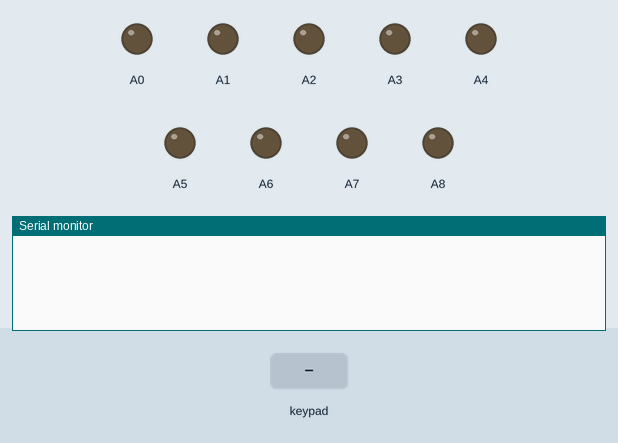
Simulated run of this sketch. Board: Arduino Mega 2560, built with avr-gcc and run on an emulated ATmega2560. Shown: output pins drawn as LEDs (lit = HIGH), the last lines printed to the serial monitor. The inputs (shaded band) are chosen by the test bench.

Above: at 1.2 s.
1.3 s: key '1' pressed
At 1.7 s:
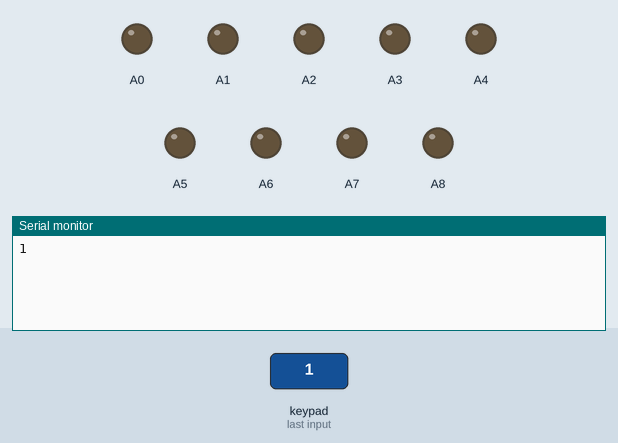
2.8 s: keypad keys 5 4 3 2 # pressed 0.4 s apart
At 5.4 s:
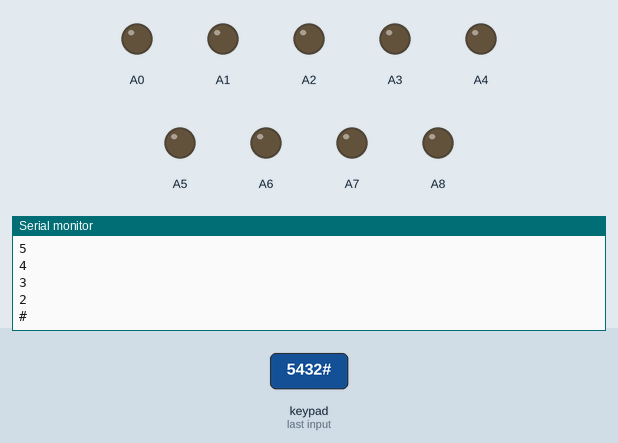
6.3 s: key '*' pressed
At 6.8 s:
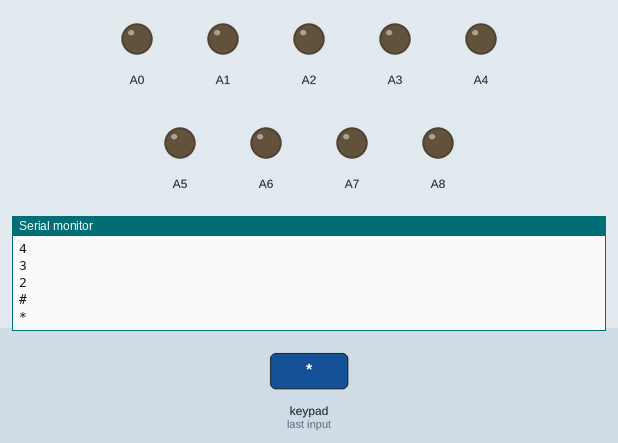
Timing chart, 0 to 9.3 s (numbered marks = the images above; inputs shaded):
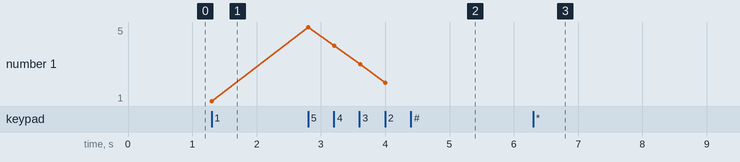

The sketch:

Terminal-Keypad.ino
```cpp
#include <Keypad.h>

// ############# Keypad set
const byte ROWS = 4; //four rows
const byte COLS = 3; //three columns
char keys[ROWS][COLS] = {
  {'1','2','3'},
  {'4','5','6'},
  {'7','8','9'},
  {'*','0','#'}
};
byte rowPins[ROWS] = {5, 4, 3, 2}; //connect to the row pinouts of the keypad
byte colPins[COLS] = {8, 7, 6}; //connect to the column pinouts of the keypad

Keypad keypad = Keypad( makeKeymap(keys), rowPins, colPins, ROWS, COLS );
// #############

void setup(){
  Serial.begin(9600);
  pinMode(A0, OUTPUT);
  pinMode(A1, OUTPUT);
  pinMode(A2, OUTPUT);
  pinMode(A3, OUTPUT);
  pinMode(A4, OUTPUT);
  pinMode(A5, OUTPUT);
  pinMode(A6, OUTPUT);
  pinMode(A7, OUTPUT);
  pinMode(A8, OUTPUT);
}

void loop(){
  char key = keypad.getKey();

  if (key){
    Serial.println(key);
  }
}
```

Measured:
- after the input at 1.3 s, the serial monitor: prints a new line at once (image 1)
- after the input at 2.8 s, the serial monitor: prints a new line at once (image 2)
- after the input at 6.3 s, the serial monitor: prints a new line at once (image 3)
- plotted number 1: 1 → 2 after the input at 2.8 s
